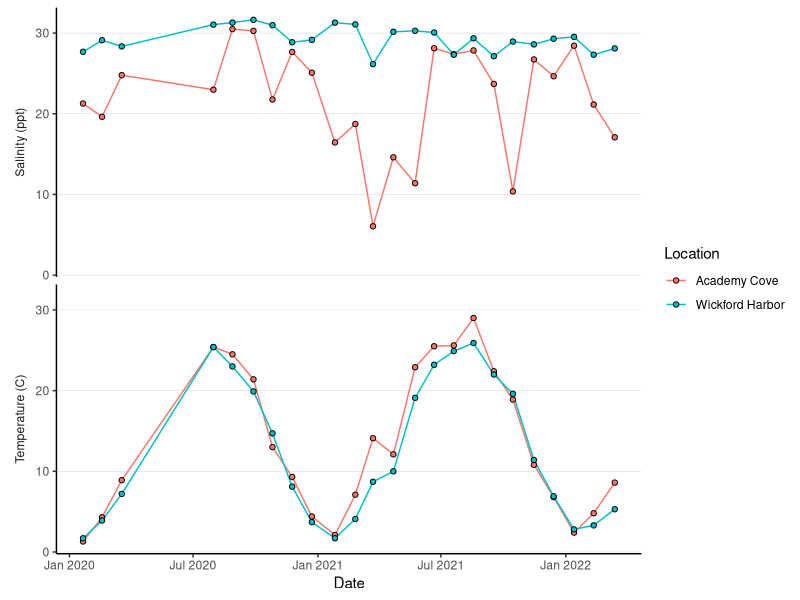
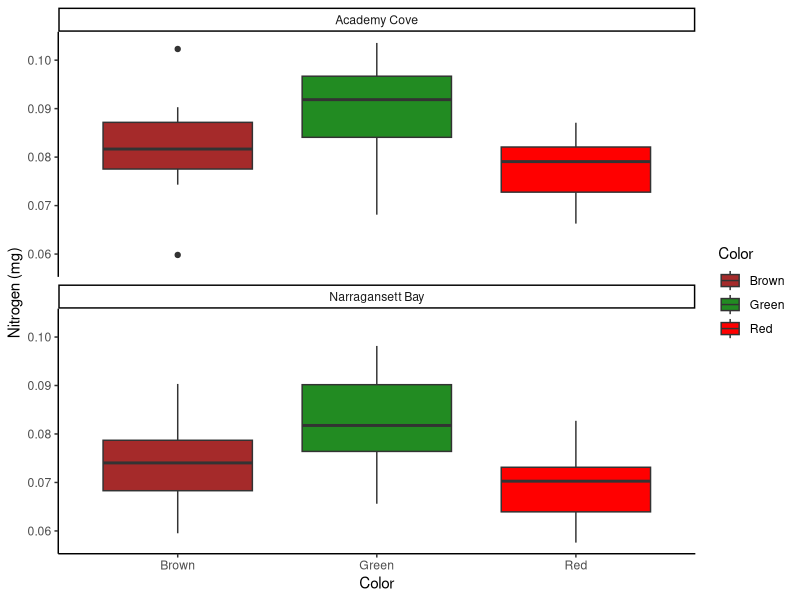
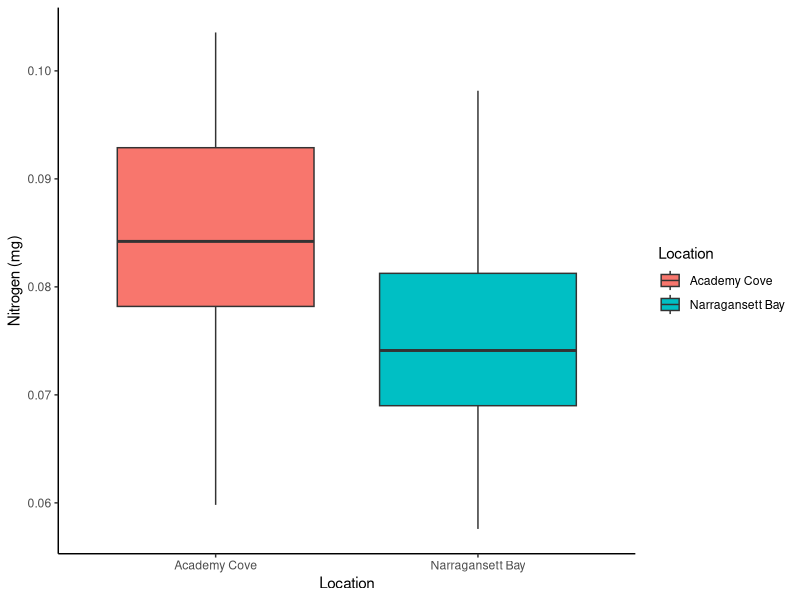
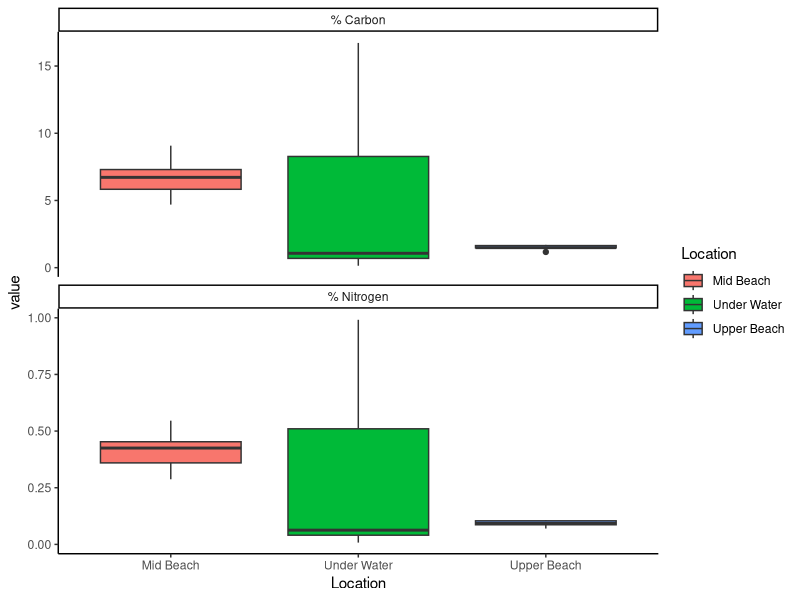
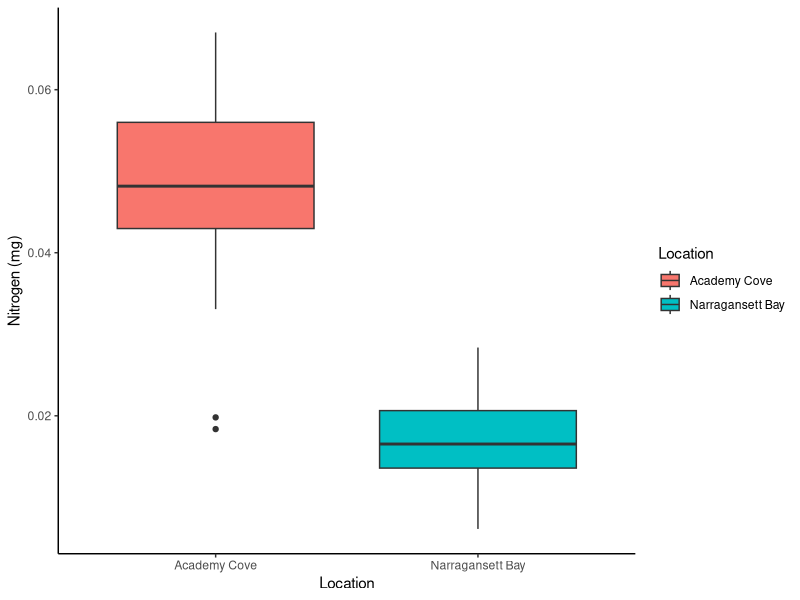

Generate these figures, in order, with R: (Note: this script raises an error after producing the figures.)
rm(list = ls()) #clear environment

library(tidyverse)
library(readxl)

ysi <- read_excel("data/Week 3.xlsx",sheet="YSI Water Quality")

theme_set(theme_classic())

long_cols <- c("Temperature (C)","Salinity (ppt)")

df.temp <- ysi[c("Date","Location",long_cols)] %>%
  pivot_longer(long_cols)

ggplot(df.temp,aes(x=Date,y=value,color=Location,fill=Location))+
  geom_line()+
  geom_point(shape=21,color="black")+
  facet_wrap(.~name,ncol=1,strip.position = "left")+
  theme(strip.background = element_blank(),
        strip.placement = "outside",
        panel.grid.major.y = element_line(size=.1, color="gray")
        )+
  labs(y=NULL)+
  scale_x_datetime(date_labels = "%b %Y",)


# seaweed -----------------------------------------------------------------

seaweed <- read_excel("data/Week 3.xlsx",sheet="Seaweed")

ggplot(seaweed,aes(Color,`Nitrogen (mg)`,fill=Color))+
  geom_boxplot()+
  facet_wrap(.~Location,ncol=1)+
  scale_fill_manual(values=c("brown","forestgreen","red"))

ggplot(seaweed,aes(Location,`Nitrogen (mg)`,fill=Location))+
  geom_boxplot()

# sediment ----------------------------------------------------------------

sediment <- read_excel("data/Week 3.xlsx",sheet="Sediment")

df.temp <- sediment[c("Location","% Nitrogen","% Carbon")] %>%
  pivot_longer(2:3)

ggplot(df.temp,aes(Location,value,fill=Location))+
  geom_boxplot()+
  facet_wrap(.~name,ncol=1,scales="free_y")

# seawater particulates ---------------------------------------------------

seawater <- read_excel("data/Week 3.xlsx",sheet="Seawater Particulates")

ggplot(seawater,aes(Location,`Nitrogen (mg)`,fill=Location))+
  geom_boxplot()

dax

